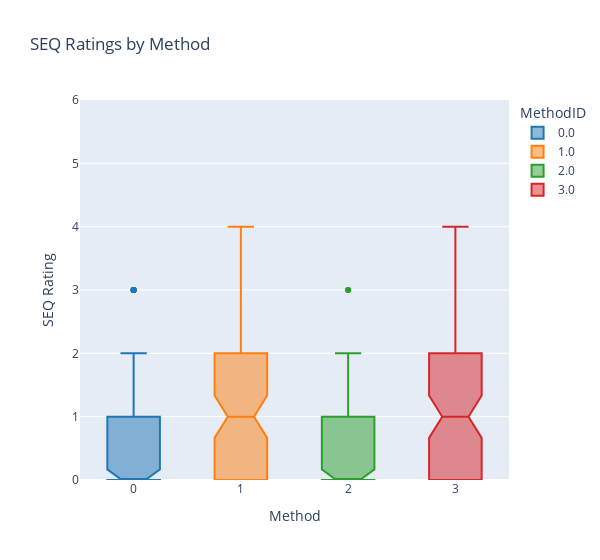

This figure's notebook cell:
### Code cell
seq_fig = px.box(seq_method, x='MethodID', y='Value', color='MethodID', title='SEQ Ratings by Method', notched=True, color_discrete_sequence=px.colors.qualitative.D3)
seq_fig.update_yaxes(range=[0,6])
seq_fig.update_layout(
    xaxis_title='Method',
    yaxis_title='SEQ Rating',
    width=600,
)
seq_fig.show()

### Figure 1 — Plotly figure (JSON) as saved in the notebook; plotly's stock layout.template omitted (floating-point values rounded to 4 significant figures)
{"data": [{"alignmentgroup": "True", "hovertemplate": "MethodID=%{x}<br>Value=%{y}<extra></extra>", "legendgroup": "0.0", "marker": {"color": "#1F77B4"}, "name": "0.0", "notched": true, "offsetgroup": "0.0", "orientation": "v", "showlegend": true, "type": "box", "x": [0, 0, 0, 0, 0, 0, 0, 0, 0, 0, 0, 0, 0, 0, 0, 0, 0, 0, 0, 0, 0, 0, 0, 0, 0, 0, 0, 0, 0, 0, 0, 0, 0, 0, 0, 0, 0, 0, 0, 0, 0, 0, 0, 0, 0, 0, 0, 0, 0, 0, 0, 0, 0, 0, 0, 0, 0, 0, 0, 0, 0, 0, 0, 0, 0, 0, 0, 0, 0, 0, 0, 0, 0, 0, 0, 0, 0, 0, 0, 0, 0, 0, 0, 0, 0, 0, 0, 0], "x0": " ", "xaxis": "x", "y": [2, 2, 2, 1, 1, 0, 0, 0, 0, 0, 0, 0, 0, 0, 0, 0, 3, 0, 2, 2, 0, 0, 0, 0, 0, 0, 0, 0, 2, 0, 1, 0, 0, 0, 0, 0, 0, 0, 0, 0, 0, 0, 0, 0, 0, 0, 0, 0, 2, 1, 1, 1, 1, 1, 1, 1, 1, 2, 1, 0, 0, 2, 1, 1, 1, 2, 3, 2, 0, 3, 0, 0, 0, 0, 0, 0, 3, 3, 1, 1, 3, 1, 1, 0, 2, 2, 2, 1], "y0": " ", "yaxis": "y"}, {"alignmentgroup": "True", "hovertemplate": "MethodID=%{x}<br>Value=%{y}<extra></extra>", "legendgroup": "1.0", "marker": {"color": "#FF7F0E"}, "name": "1.0", "notched": true, "offsetgroup": "1.0", "orientation": "v", "showlegend": true, "type": "box", "x": [1, 1, 1, 1, 1, 1, 1, 1, 1, 1, 1, 1, 1, 1, 1, 1, 1, 1, 1, 1, 1, 1, 1, 1, 1, 1, 1, 1, 1, 1, 1, 1, 1, 1, 1, 1, 1, 1, 1, 1, 1, 1, 1, 1, 1, 1, 1, 1, 1, 1, 1, 1, 1, 1, 1, 1, 1, 1, 1, 1, 1, 1, 1, 1, 1, 1, 1, 1, 1, 1, 1, 1, 1, 1, 1, 1, 1, 1, 1, 1, 1, 1, 1, 1, 1, 1, 1, 1], "x0": " ", "xaxis": "x", "y": [2, 1, 1, 1, 1, 0, 0, 0, 1, 0, 0, 0, 0, 0, 0, 0, 4, 4, 3, 4, 0, 0, 0, 0, 0, 0, 0, 0, 0, 0, 2, 1, 1, 0, 0, 0, 2, 1, 1, 0, 3, 2, 2, 1, 0, 0, 0, 0, 4, 3, 2, 2, 1, 2, 3, 1, 0, 0, 0, 0, 1, 1, 1, 1, 2, 2, 2, 2, 2, 0, 1, 0, 0, 0, 0, 0, 1, 0, 2, 2, 2, 2, 2, 1, 1, 1, 0, 2], "y0": " ", "yaxis": "y"}, {"alignmentgroup": "True", "hovertemplate": "MethodID=%{x}<br>Value=%{y}<extra></extra>", "legendgroup": "2.0", "marker": {"color": "#2CA02C"}, "name": "2.0", "notched": true, "offsetgroup": "2.0", "orientation": "v", "showlegend": true, "type": "box", "x": [2, 2, 2, 2, 2, 2, 2, 2, 2, 2, 2, 2, 2, 2, 2, 2, 2, 2, 2, 2, 2, 2, 2, 2, 2, 2, 2, 2, 2, 2, 2, 2, 2, 2, 2, 2, 2, 2, 2, 2, 2, 2, 2, 2, 2, 2, 2, 2, 2, 2, 2, 2, 2, 2, 2, 2, 2, 2, 2, 2, 2, 2, 2, 2, 2, 2, 2, 2, 2, 2, 2, 2, 2, 2, 2, 2, 2, 2, 2, 2, 2, 2, 2, 2, 2, 2, 2, 2], "x0": " ", "xaxis": "x", "y": [1, 1, 0, 0, 0, 0, 0, 1, 1, 0, 0, 0, 0, 0, 0, 0, 3, 2, 1, 1, 0, 0, 0, 0, 0, 0, 0, 0, 3, 2, 1, 0, 1, 0, 0, 0, 0, 0, 0, 0, 0, 0, 0, 0, 0, 0, 0, 0, 1, 1, 1, 1, 2, 2, 1, 0, 0, 0, 0, 0, 0, 0, 0, 0, 1, 1, 1, 1, 0, 0, 0, 0, 0, 0, 0, 0, 2, 1, 1, 1, 0, 0, 0, 0, 0, 0, 0, 0], "y0": " ", "yaxis": "y"}, {"alignmentgroup": "True", "hovertemplate": "MethodID=%{x}<br>Value=%{y}<extra></extra>", "legendgroup": "3.0", "marker": {"color": "#D62728"}, "name": "3.0", "notched": true, "offsetgroup": "3.0", "orientation": "v", "showlegend": true, "type": "box", "x": [3, 3, 3, 3, 3, 3, 3, 3, 3, 3, 3, 3, 3, 3, 3, 3, 3, 3, 3, 3, 3, 3, 3, 3, 3, 3, 3, 3, 3, 3, 3, 3, 3, 3, 3, 3, 3, 3, 3, 3, 3, 3, 3, 3, 3, 3, 3, 3, 3, 3, 3, 3, 3, 3, 3, 3, 3, 3, 3, 3, 3, 3, 3, 3, 3, 3, 3, 3, 3, 3, 3, 3, 3, 3, 3, 3, 3, 3, 3, 3, 3, 3, 3, 3, 3, 3, 3, 3], "x0": " ", "xaxis": "x", "y": [0, 0, 0, 0, 0, 0, 0, 0, 0, 0, 0, 0, 1, 0, 0, 0, 2, 2, 1, 1, 0, 0, 0, 0, 0, 0, 0, 0, 1, 2, 4, 4, 0, 0, 0, 0, 0, 0, 1, 0, 3, 2, 2, 1, 1, 1, 0, 1, 1, 1, 1, 1, 1, 1, 2, 1, 1, 1, 1, 2, 2, 2, 2, 1, 3, 2, 2, 2, 1, 0, 0, 0, 2, 1, 1, 1, 1, 1, 1, 2, 2, 2, 2, 2, 3, 2, 2, 2], "y0": " ", "yaxis": "y"}], "layout": {"boxmode": "overlay", "legend": {"title": {"text": "MethodID"}, "tracegroupgap": 0}, "title": {"text": "SEQ Ratings by Method"}, "width": 600, "xaxis": {"anchor": "y", "categoryarray": [0, 1, 2, 3], "categoryorder": "array", "domain": [0, 1], "title": {"text": "Method"}}, "yaxis": {"anchor": "x", "domain": [0, 1], "range": [0, 6], "title": {"text": "SEQ Rating"}}}}
